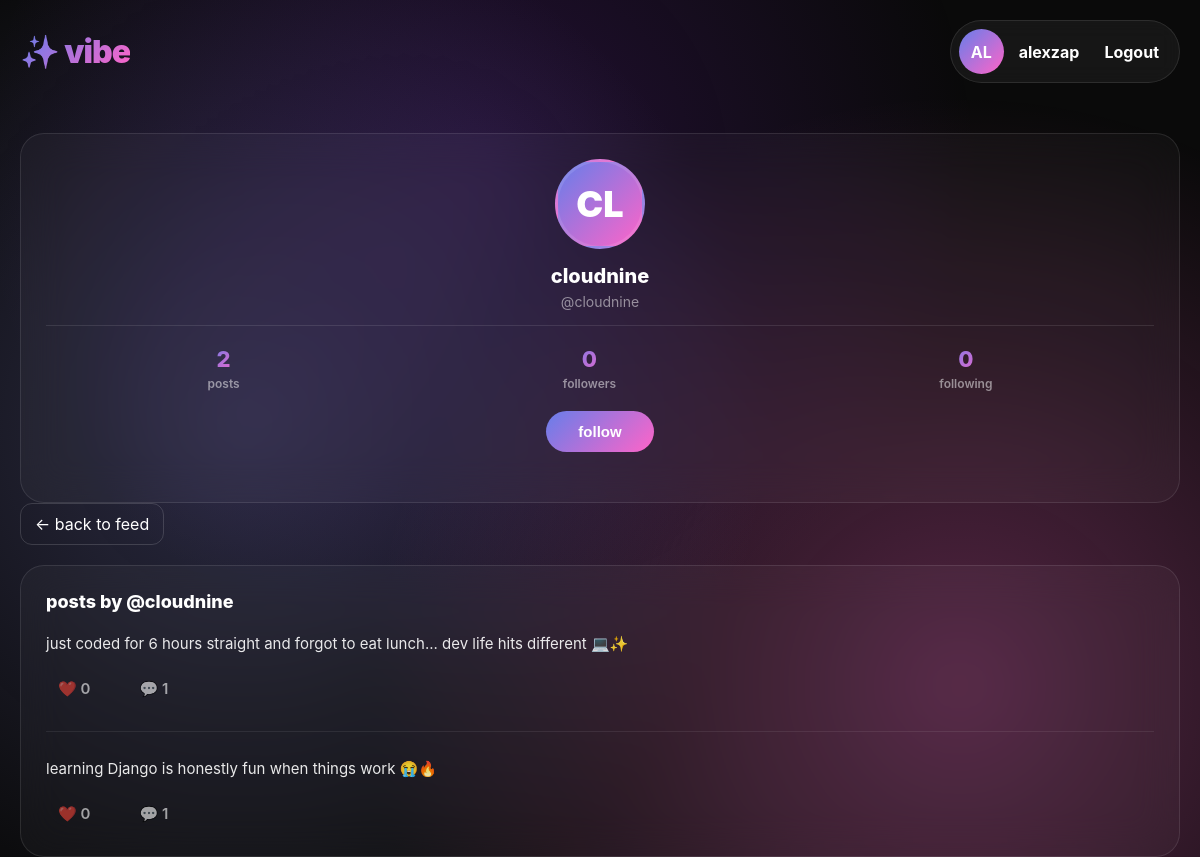
Page /profile/cloudnine/ (signed in) on the committed database.
### core/models.py (models this page shows, shortened)
class Post(models.Model):
    user = models.ForeignKey(User, on_delete=models.CASCADE, related_name="posts")
    content = models.TextField(blank=True)
    image = models.ImageField(upload_to="posts/", blank=True, null=True)
    created_at = models.DateTimeField(auto_now_add=True)

### core/views.py (the view)
# urls.py: path("profile/<str:username>/", views.profile_view, name="profile"),
@login_required
def profile_view(request, username):
    profile_user = get_object_or_404(User, username=username)
    posts = Post.objects.filter(user=profile_user).order_by("-created_at").annotate(
        like_count=Count("likes"),
        comment_count=Count("comments")
    )
    followers_count = Follow.objects.filter(following=profile_user).count()
    following_count = Follow.objects.filter(follower=profile_user).count()
    posts_count = Post.objects.filter(user=profile_user).count()
    is_following = False
    if request.user != profile_user:
        is_following = Follow.objects.filter(
            follower=request.user,
            following=profile_user
        ).exists()
    return render(request, "core/profile.html", {
        "profile_user": profile_user,
        "posts": posts,
        "followers_count": followers_count,
        "following_count": following_count,
        "posts_count": posts_count,
        "is_following": is_following,
    })

### core/templates/core/profile.html (shortened to what this page needs)
{% extends "core/base.html" %}
{% block content %}
<div class="card">
  <div class="profile-section">
    <div class="profile-avatar">{{ profile_user.username|slice:":2"|upper }}</div>
    <div class="profile-name">{{ profile_user.username }}</div>
    <div class="profile-handle">@{{ profile_user.username }}</div>
    <div class="profile-stats">
      <div class="stat">
        <div class="stat-number">{{ posts_count }}</div>
        <div class="stat-label">posts</div>
      </div>
      <div class="stat">
        <div class="stat-number">{{ followers_count }}</div>
        <div class="stat-label">followers</div>
      </div>
      <div class="stat">
        <div class="stat-number">{{ following_count }}</div>
        <div class="stat-label">following</div>
      </div>
    </div>
    {% if request.user != profile_user %}
    <form method="POST" action="{% url 'toggle_follow' profile_user.username %}" style="margin-top: 20px;">
      {% if is_following %}
      <button class="btn danger" type="submit">unfollow</button>
      {% else %}
      <button class="btn" type="submit">follow</button>
      {% endif %}
    </form>
    {% endif %}
  </div>
</div>
<a class="btn-outline" href="{% url 'home' %}">← back to feed</a>
<div class="card" style="margin-top:20px;">
  <h2 class="section-title">posts by @{{ profile_user.username }}</h2>
  {% for post in posts %}
    <div class="post">
      <div class="post-content">{{ post.content }}</div>
      <div class="post-actions">
        <span class="action-btn">❤️ {{ post.like_count }}</span>
        <span class="action-btn">💬 {{ post.comment_count }}</span>
      </div>
    </div>
  {% empty %}
    <p class="muted">No posts yet.</p>
  {% endfor %}
</div>
{% endblock %}

### core/templates/core/base.html (shortened to what this page needs)
{% load static %}
<!DOCTYPE html>
<html lang="en">
<head>
  <link rel="stylesheet" href="{% static 'core/style.css' %}">
</head>
<body>
  <div class="bg-gradient"></div>
  <div class="container">
    <div class="header">
      <div class="logo">✨ vibe</div>
      <div class="user-info">
        <div class="avatar" id="currentUserAvatar">
          {{ request.user.username|slice:":2"|upper }}
        </div>
        <span id="currentUserName" style="font-weight: 700;">
          {{ request.user.username }}
        </span>
        <a class="top-link" href="{% url 'logout' %}">Logout</a>
      </div>
    </div>
    {% block content %}{% endblock %}
  </div>
</body>
</html>

### core/static/core/style.css (style rules this page uses)
* { margin: 0; padding: 0; box-sizing: border-box; }
body { font-family: -apple-system, BlinkMacSystemFont, "Segoe UI", Roboto, Oxygen, Ubuntu, Cantarell, sans-serif; background: #0a0a0a; min-height: 100vh; color: #fff; }
.bg-gradient { position: fixed; top: 0; left: 0; width: 100%; height: 100%; background: radial-gradient(circle at 20% 50%, rgba(120, 119, 198, 0.3), transparent 50%), radial-gradient(circle at 80% 80%, rgba(255, 100, 200, 0.3), transparent 50%), radial-gradient(circle at 40% 20%, rgba(138, 43, 226, 0.2), transparent 50%); pointer-events: none; z-index: 0; }
.container { max-width: 1400px; margin: 0 auto; padding: 0 20px; position: relative; z-index: 1; }
.header { padding: 20px 0; display: flex; justify-content: space-between; align-items: center; margin-bottom: 30px; }
.logo { font-size: 32px; font-weight: 900; background: linear-gradient(135deg, #667eea 0%, #ff64c8 100%); background-clip: text; -webkit-background-clip: text; color: transparent; -webkit-text-fill-color: transparent; letter-spacing: -1px; }
.user-info { display: flex; align-items: center; gap: 15px; background: rgba(255, 255, 255, 0.05); padding: 8px 20px 8px 8px; border-radius: 50px; backdrop-filter: blur(10px); border: 1px solid rgba(255, 255, 255, 0.1); }
.avatar { width: 45px; height: 45px; border-radius: 50%; background: linear-gradient(135deg, #667eea, #ff64c8); display: flex; align-items: center; justify-content: center; color: white; font-weight: 700; font-size: 16px; }
.card { background: rgba(255, 255, 255, 0.03); backdrop-filter: blur(20px); padding: 25px; border-radius: 24px; border: 1px solid rgba(255, 255, 255, 0.1); }
.btn { padding: 12px 32px; border: none; border-radius: 50px; background: linear-gradient(135deg, #667eea, #ff64c8); color: white; font-weight: 700; cursor: pointer; transition: all 0.3s; font-size: 15px; margin-left: auto; }
.post { border-bottom: 1px solid rgba(255, 255, 255, 0.08); padding-bottom: 25px; margin-bottom: 25px; }
.post:last-child { border-bottom: none; margin-bottom: 0; padding-bottom: 0; }
.post-content { color: rgba(255, 255, 255, 0.9); line-height: 1.6; margin-bottom: 15px; font-size: 15px; }
.post-actions { display: flex; gap: 25px; }
.action-btn { background: none; border: none; color: rgba(255, 255, 255, 0.6); cursor: pointer; display: flex; align-items: center; gap: 8px; font-size: 15px; font-weight: 600; transition: all 0.2s; padding: 8px 12px; border-radius: 12px; }
.section-title { font-size: 18px; font-weight: 800; margin-bottom: 20px; color: #fff; }
.profile-section { text-align: center; margin-bottom: 25px; }
.profile-avatar { width: 90px; height: 90px; border-radius: 50%; background: linear-gradient(135deg, #667eea, #ff64c8); display: flex; align-items: center; justify-content: center; color: white; font-weight: 900; font-size: 36px; margin: 0 auto 15px; border: 3px solid rgba(255, 255, 255, 0.1); }
.profile-name { font-size: 20px; font-weight: 800; color: #fff; margin-bottom: 5px; }
.profile-handle { color: rgba(255, 255, 255, 0.5); font-size: 14px; margin-bottom: 15px; }
.profile-stats { display: flex; justify-content: space-around; padding-top: 20px; border-top: 1px solid rgba(255, 255, 255, 0.1); }
.stat { text-align: center; }
.stat-number { font-size: 22px; font-weight: 800; background: linear-gradient(135deg, #667eea, #ff64c8); background-clip: text; -webkit-background-clip: text; color: transparent; -webkit-text-fill-color: transparent; }
.stat-label { font-size: 12px; color: rgba(255, 255, 255, 0.5); margin-top: 4px; font-weight: 600; }
.top-link { color: white; margin-left: 10px; font-weight: 700; text-decoration: none; }
.btn-outline { border: 1px solid rgba(255, 255, 255, 0.15); padding: 10px 14px; border-radius: 12px; color: white; text-decoration: none; display: inline-block; }

### rows in the picture
Post: content "just coded for 6 hours straight and forgot to eat lunch... dev life hits different 💻✨", like_count "0", comment_count "1"
Post: content "learning Django is honestly fun when things work 😭🔥", like_count "0", comment_count "1"

### other values in the picture
{{ request.user.username|slice:":2"|upper }} "AL"
{{ request.user.username }} "alexzap"
{{ profile_user.username|slice:":2"|upper }} "CL"
{{ profile_user.username }} "cloudnine"
